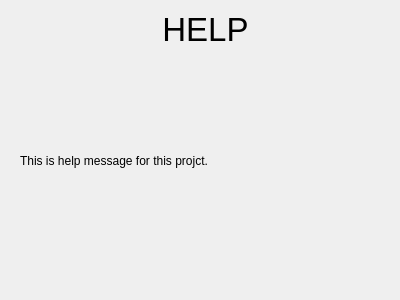
<?xml version="1.0" encoding="UTF-8"?>
<ui version="4.0">
 <class>HelpDialog</class>
 <widget class="QDialog" name="HelpDialog">
  <property name="geometry">
   <rect>
    <x>0</x>
    <y>0</y>
    <width>400</width>
    <height>300</height>
   </rect>
  </property>
  <property name="windowTitle">
   <string>Dialog</string>
  </property>
  <widget class="QLabel" name="label">
   <property name="geometry">
    <rect>
     <x>20</x>
     <y>0</y>
     <width>371</width>
     <height>61</height>
    </rect>
   </property>
   <property name="font">
    <font>
     <pointsize>25</pointsize>
    </font>
   </property>
   <property name="text">
    <string>HELP</string>
   </property>
   <property name="textFormat">
    <enum>Qt::RichText</enum>
   </property>
   <property name="alignment">
    <set>Qt::AlignCenter</set>
   </property>
  </widget>
  <widget class="QLabel" name="label_2">
   <property name="geometry">
    <rect>
     <x>20</x>
     <y>60</y>
     <width>341</width>
     <height>201</height>
    </rect>
   </property>
   <property name="text">
    <string>This is help message for this projct. </string>
   </property>
  </widget>
 </widget>
 <resources/>
 <connections/>
</ui>
